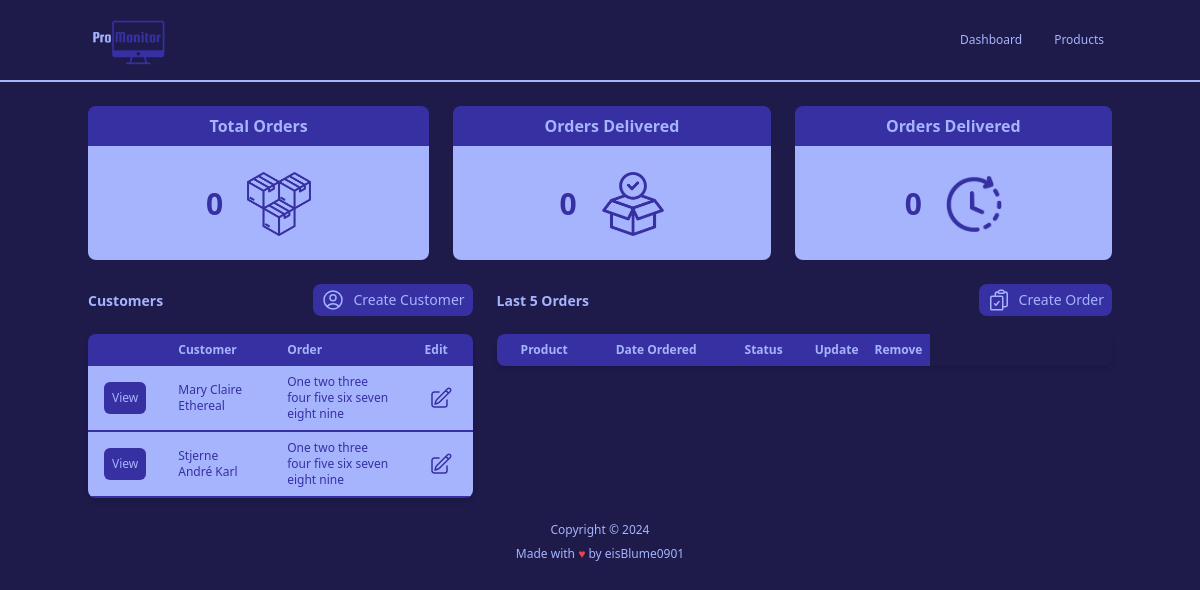
/, run on an earlier commit of the app's database.
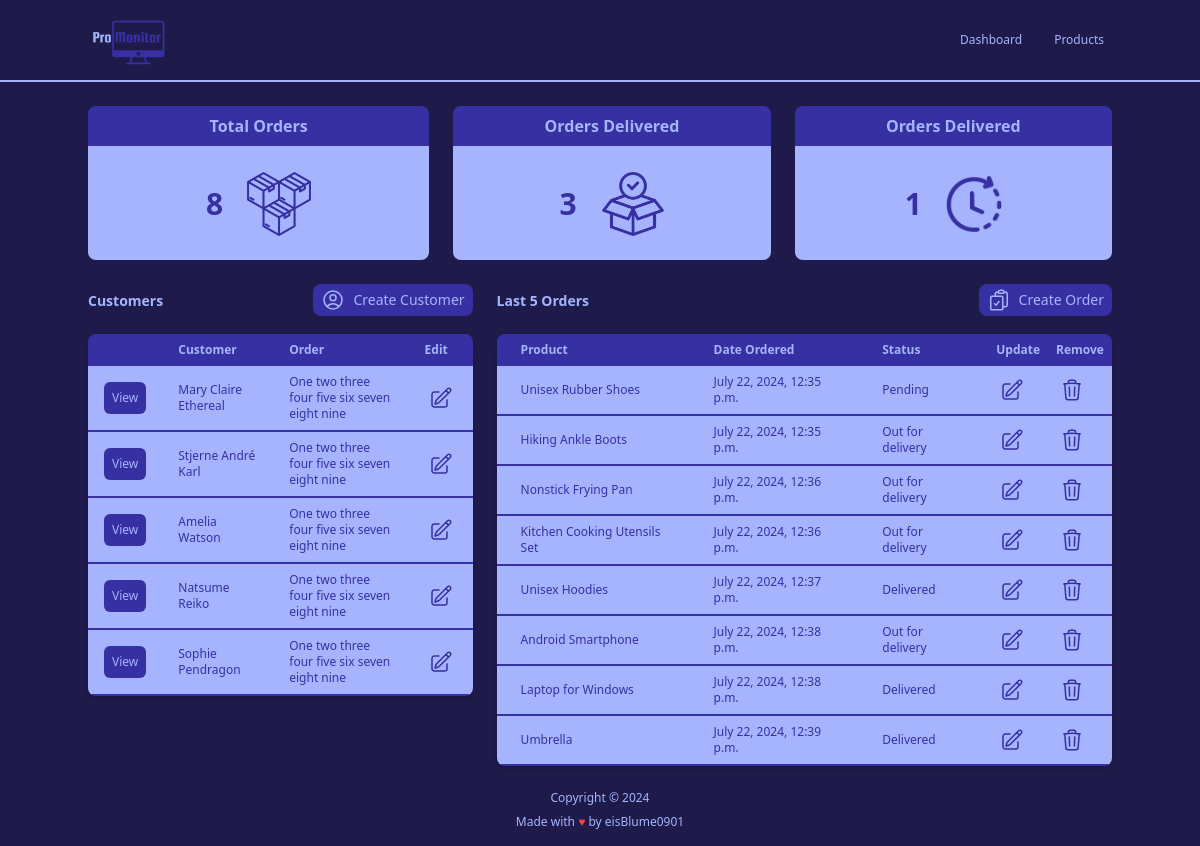
And on a later commit of the database.
### accounts/models.py (models this page shows, shortened)
class Customer(models.Model):
    name = models.CharField(max_length=200, null=True)
    phone = models.CharField(max_length=200, null=True)
    email = models.EmailField(max_length=200, null=True)
    date_created = models.DateTimeField(auto_now_add=True, null=True)

class Order(models.Model):
    STATUS = (
        ('Pending', 'Pending'),
        ('Out for delivery', 'Out for delivery'),
        ('Delivered', 'Delivered'),
    )
    customer = models.ForeignKey(Customer, null=True, on_delete=models.SET_NULL)
    product = models.ForeignKey(Product, null=True, on_delete=models.SET_NULL)
    date_created = models.DateTimeField(auto_now_add=True, null=True)
    status = models.CharField(max_length=200, null=True, choices=STATUS)

class Product(models.Model):
    CATEGORY = (
        ('Indoor', 'Indoor'),
        ('Outdoor', 'Outdoor'),
    )
    name = models.CharField(max_length=200, null=True)
    price = models.FloatField(null=True)
    category = models.CharField(max_length=200, null=True, choices=CATEGORY)
    description = models.TextField(null=True, blank=True)
    date_created = models.DateTimeField(auto_now_add=True, null=True)
    tags = models.ManyToManyField('Tag')
    def __str__(self) -> str:
        return self.name

### accounts/views.py (the view)
# urls.py: path('', views.home, name="home"),
def home(request):
    allOrders = Order.objects.all()
    allCustomers = Customer.objects.all()
    allPendingOrders = Order.objects.filter(status="Pending").count()
    allOutOfDeliveryOrders = Order.objects.filter(status="Out for delivery").count()
    allDeliveredOrders = Order.objects.filter(status="Delivered").count()
    allOrdersCount = Order.objects.count()
    context = {
        'orders': allOrders,
        'ordersCount': allOrdersCount,
        'customers': allCustomers,
        'pendingOrders': allPendingOrders,
        'outOfDeliveryOrders': allOutOfDeliveryOrders,
        'deliveredOrders': allDeliveredOrders,
    }
    return render(request, 'accounts/dashboard.html', context)

### templates/accounts/dashboard.html (shortened to what this page needs)
{% extends 'main.html' %}
{% block content %}
{% load static %}
{% include 'partials/_home_navbar.html' %}
{% include 'partials/_order_status.html' %}
<div class="flex flex-row mx-auto my-6 max-w-screen-lg justify-between gap-6">
    <div class="flex flex-col gap-4 lg:w-5/12">
        <div class="flex flex-row justify-between items-center">
            <div class="text-indigo-300 font-semibold text-sm text-center">Customers</div>
            <a href="{% url 'create_order' %}">
                <button class="font-medium text-sm rounded-lg px-2 py-1 bg-indigo-800 text-indigo-300 hover:bg-indigo-300 hover:text-indigo-800">
                    <div class="flex flex-row items-center gap-2">
                          <p>
                            Create Customer
                          </p>
                    </div>
                </button>
            </a>
        </div>
        <div class="relative overflow-x-auto shadow-md rounded-lg">
            <table class="text-sm text-left text-indigo-300 table-fixed">
                <thead class="text-xs text-indigo-300 bg-indigo-800">
                    <tr>
                        <th class="px-4 py-2"></th>
                        <th class="px-4 py-2">Customer</th>
                        <th class="px-4 py-2">Order</th>
                        <th class="px-4 py-2">Edit</th>
                    </tr>
                </thead>
                <tbody class="text-xs text-indigo-800 font-medium whitespace-normal">
                    {% for customer in customers %}
                    <tr class="bg-indigo-300 border-b-2 border-indigo-800 hover:bg-indigo-200">
                        <td class="px-4 py-2">
                            <a href="{% url 'customer' customer.id %}">
                                <button class="p-2 bg-indigo-800 text-indigo-300 rounded-md hover:bg-indigo-300 hover:text-indigo-800">View</button>
                            </a>
                        </td>
                        <td class="px-4 py-2">{{ customer.name }}</td>
                        <td class="px-4 py-2">One two three four five six seven eight nine</td>
                        <td class="px-4 py-2 mx-auto">
                            <button class="p-1 hover:bg-indigo-800 hover:text-indigo-300 hover:rounded-md">
                            </button>
                        </td>
                    </tr>
                    {% endfor %}
                </tbody>
            </table>
        </div>
    </div>
    <div class="flex flex-col gap-4 lg:w-8/12">
        <div class="flex flex-row justify-between items-center">
            <div class="text-indigo-300 font-semibold text-sm text-center">Last 5 Orders</div>
                <a href="{% url 'create_order' %}">
                    <button class="font-medium text-sm rounded-lg px-2 py-1 bg-indigo-800 text-indigo-300 hover:bg-indigo-300 hover:text-indigo-800 ">
                        <div class="flex flex-row items-center gap-2">
                            <p>
                                Create Order
                            </p>
                        </div>
                    </button>
                </a>
        </div>
        <div class="relative overflow-x-auto shadow-md rounded-lg">
            <table class="text-sm text-left text-indigo-300 table-fixed">
                <thead class="text-xs text-indigo-300 bg-indigo-800">
                    <tr>
                        <th class="px-6 py-2">Product</th>
                        <th class="px-6 py-2">Date Ordered</th>
                        <th class="px-6 py-2">Status</th>
                        <th class="px-2 py-2">Update</th>
                        <th class="px-2 py-2">Remove</th>
                    </tr>
                </thead>
                <tbody class="text-xs text-indigo-800 font-medium whitespace-normal">
                    {% for order in orders %}
                    <tr class="bg-indigo-300 border-b-2 border-indigo-800 hover:bg-indigo-200">
                        <td class="px-6 py-2">{{ order.product }}</td>
                        <td class="px-6 py-2">{{ order.date_created }}</td>
                        <td class="px-6 py-2">{{ order.status }}</td>
                        <td class="px-2 py-2">
                            <button class="p-1 hover:bg-indigo-800 hover:text-indigo-300 hover:rounded-md">
                                <a href="{% url 'update_order' order.id %}">
                                </a>
                            </button>
                        </td>
                        <td class="px-2 py-2">
                            <button class="p-1 hover:bg-indigo-800 hover:text-indigo-300 hover:rounded-md">
                                <a href="{% url 'delete_order' order.id %}">
                                </a>
                            </button>
                        </td>
                    </tr>
                    {% endfor %}
                </tbody>
            </table>
        </div>
    </div>
</div>
{% endblock %}

### templates/main.html (shortened to what this page needs)
<!DOCTYPE html>
<html lang="en">
<head>
</head>
<body class="font-sans bg-indigo-950">
        {% block content %}{% endblock %}
    <footer class="text-indigo-300 text-xs text-center my-4">
        <div class="flex flex-col space-y-2">
            <p>Copyright &copy; {% now "Y" %}</p>
            <p>Made with <span class="text-red-500">&hearts;</span> by <a href="https://www.github.com/eisBlume0901">eisBlume0901</a>
            </p>
        </div>
    </footer>
</body>
<script src="https://cdn.tailwindcss.com"></script>
</html>

### templates/partials/_home_navbar.html
{% load static %}
<nav class="bg-indigo-950 border-b-2 border-b-indigo-300">
    <div class="flex flex-wrap justify-between mx-auto items-center max-w-screen-lg">
        <a href="{% url 'home' %}">
            <img src="{% static 'images/ProMonitor_logo.png' %}" alt="ProMonitor Logo" class="w-20">
        </a>
        <div class="flex gap-4">
            <a href="{% url 'home' %}" class="text-indigo-300 text-xs px-2 py-1 font-medium hover:rounded-md hover:bg-indigo-200 hover:text-indigo-800">Dashboard</a>
            <a href="{% url 'products' %}" class="text-indigo-300 text-xs px-2 py-1 font-medium hover:rounded-md hover:bg-indigo-200 hover:text-indigo-800">Products</a>
        </div>
    </div>
</nav>

### templates/partials/_order_status.html
{% load static %}
<div class="grid grid-cols-3 max-w-screen-lg mx-auto justify-between space-x-6 mt-6">
    <div class="flex flex-col">
        <h1 class="text-md text-center text-indigo-300 font-bold rounded-t-lg bg-indigo-800 border-indigo-800 border-b-2 border-b-indigo-300 py-2">Total Orders</h1>
        <div class="rounded-b-lg bg-indigo-300 p-2 w-full">
            <div class="flex flex-row mx-auto space-x-6 items-center justify-center p-2 h-24">
                <p class="text-3xl text-center text-indigo-800 font-bold">{{ ordersCount }}</p>
                <img src="{% static 'images/total_orders_icon.png' %}" alt="Total Orders Icon" class="w-16">
            </div>
        </div>
    </div>
    <div class="flex flex-col">
        <h1 class="text-md text-center text-indigo-300 font-bold rounded-t-lg bg-indigo-800 border-indigo-800 border-b-2 border-b-indigo-300 py-2">Orders Delivered</h1>
        <div class="rounded-b-lg bg-indigo-300 p-2 w-full">
            <div class="flex flex-row mx-auto space-x-6 items-center justify-center p-2 h-24">
                <p class="text-3xl text-center text-indigo-800 font-bold">{{ deliveredOrders }}</p>
                <img src="{% static 'images/orders_delivered_icon.png' %}" alt="Orders Delivered Icon" class="w-16">
            </div>
        </div>
    </div>
    <div class="flex flex-col">
        <h1 class="text-md text-center text-indigo-300 font-bold rounded-t-lg bg-indigo-800 border-indigo-800 border-b-2 border-b-indigo-300 py-2">Orders Delivered</h1>
        <div class="rounded-b-lg bg-indigo-300 p-2 w-full">
            <div class="flex flex-row mx-auto space-x-6 items-center justify-center p-2 h-24">
                <p class="text-3xl text-center text-indigo-800 font-bold">{{ pendingOrders }}</p>
                <img src="{% static 'images/orders_pending_icon.png' %}" alt="Orders Pending Icon" class="w-14">
            </div>
        </div>
    </div>
</div>

What changed in the data, as far as the page shows it:
added Customer: name "Amelia Watson"
added Customer: name "Natsume Reiko"
added Customer: name "Sophie Pendragon"
added Order: product "Unisex Rubber Shoes", date_created "July 22, 2024, 12:35 p.m.", status "Pending"
added Order: product "Hiking Ankle Boots", date_created "July 22, 2024, 12:35 p.m.", status "Out for delivery"
added Order: product "Nonstick Frying Pan", date_created "July 22, 2024, 12:36 p.m.", status "Out for delivery"
added Order: product "Kitchen Cooking Utensils Set", date_created "July 22, 2024, 12:36 p.m.", status "Out for delivery"
added Order: product "Unisex Hoodies", date_created "July 22, 2024, 12:37 p.m.", status "Delivered"
added Order: product "Android Smartphone", date_created "July 22, 2024, 12:38 p.m.", status "Out for delivery"
added Order: product "Laptop for Windows", date_created "July 22, 2024, 12:38 p.m.", status "Delivered"
added Order: product "Umbrella", date_created "July 22, 2024, 12:39 p.m.", status "Delivered"
Also different on the page:
{{ ordersCount }}: "0" → "8"
{{ deliveredOrders }}: "0" → "3"
{{ pendingOrders }}: "0" → "1"
